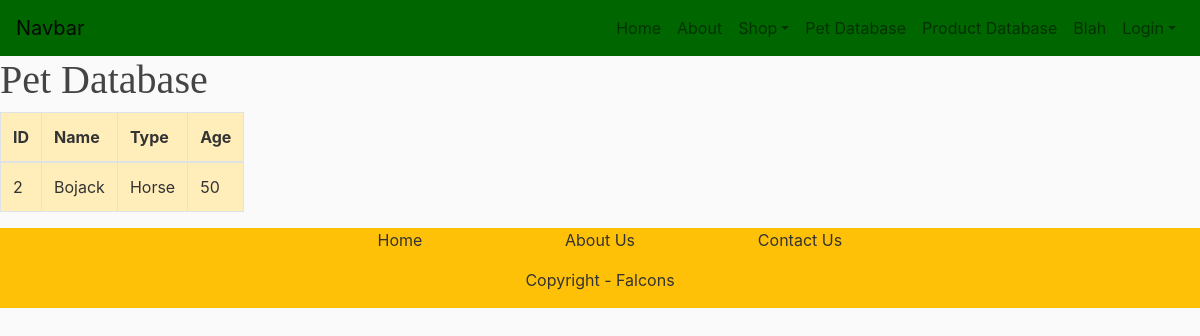
/pet, run on an earlier commit of the app's database.
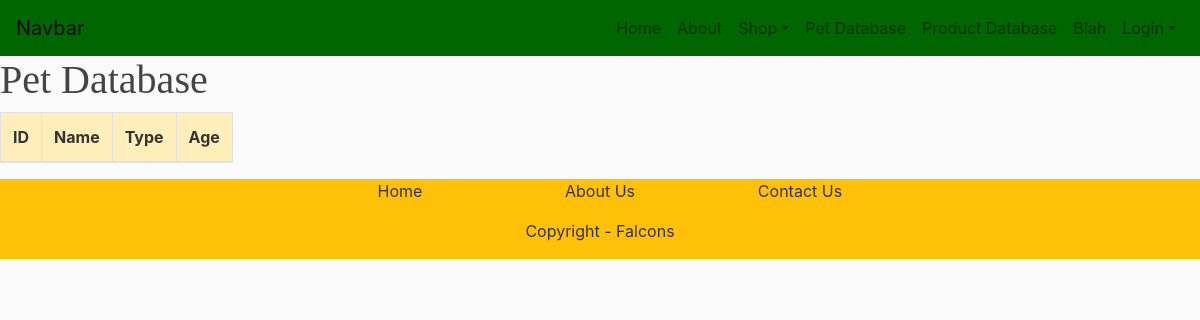
And on a later commit of the database.
### application/models.py (models this page shows, shortened)
class Pet(db.Model):
    id = db.Column(db.Integer, primary_key=True)
    petName = db.Column(db.String(20),nullable=False)
    petType = db.Column(db.String(20),nullable=False)
    petAge = db.Column(db.Integer,nullable=False)

### application/views.py (the view)
@app.route('/pet', methods=['GET','POST'])
def petAdd():
    pets = Pet.query.all()
    return render_template('petTable.html',title='pet', pets=pets)

### application/templates/petTable.html
{% extends "layout.html" %}
{% block content %}
    <h1>Pet Database</h1>
    <table class="table table-bordered table-warning" style="width:0%">
      <thead>
        <tr>
          <th>ID</th>
          <th>Name</th>
          <th>Type</th>
          <th>Age</th>
        </tr>
      </thead>
      <tbody>
      {% for pet in pets %}
      <tr>
        <td>{{ pet.id }}</td>
        <td>{{ pet.petName }}</td>
        <td>{{ pet.petType }}</td>
        <td>{{ pet.petAge }}</td>
      </tr>
      {% endfor %}
      </tbody>
    </table>
{% endblock %}

### application/templates/layout.html (shortened to what this page needs)
<!DOCTYPE html>
<html lang="en" dir="ltr">
  <head>
    <link rel="stylesheet" href="https://stackpath.bootstrapcdn.com/bootstrap/4.1.3/css/bootstrap.min.css">
    <link rel="stylesheet" type="text/css" href="{{ url_for('static', filename='main.css') }}">
  </head>
  <body class="mt-0">
    <header>
      <nav class="navbar navbar-expand-md storeGreen navbar-light justify-content-center">
        <a class="navbar-brand" href="#">Navbar</a>
          <div class="collapse navbar-collapse" id="collapsibleNavbar">
            <ul class="navbar-nav ml-auto text-center">
              <li class="nav-item">
                <a class="nav-link" href="/home">Home</a>
              </li>
              <li class="nav-item">
                <a class="nav-link" href="/about">About</a>
              </li>
              <li class="nav-item dropdown ">
                <a class="nav-link dropdown-toggle" href="#" id="navbardrop" data-toggle="dropdown">Shop</a>
              </li>
              <li class="nav-item">
                <a class="nav-link" href="/petAdd">Pet Database</a>
              </li>
              <li class="nav-item">
                <a class="nav-link" href="/productAdd">Product Database</a>
              </li>
              <li class="nav-item">
                <a class="nav-link" href="#">Blah</a>
              </li>
              {% if current_user.is_authenticated %}
              <li class="nav-item dropdown ">
                <a class="nav-link dropdown-toggle" href="#" id="navbardrop" data-toggle="dropdown"> {{ current_user.firstName }} </a>
                  <div class="dropdown-menu dropdown-menu-right">
                    <a class="dropdown-item" href="#">Your Account</a>
                    <a class="dropdown-item" href="/logout">Logout</a>
                  </div>
              </li>
            {% else %}
            <li class="nav-item dropdown ">
              <a class="nav-link dropdown-toggle" href="#" id="navbardrop" data-toggle="dropdown">Login</a>
            </li>
            {% endif %}
            </ul>
          </div>
        </nav>
    </header>
    {% block content %} {% endblock %}
    <div class="container-fluid bg-warning">
      <div class="row justify-content-center align-self-center">
        <div class="col-lg-2 text-center">
          <p>Home</p>
        </div>
        <div class="col-lg-2 text-center">
          <p>About Us</p>
        </div>
        <div class="col-lg-2 text-center">
          <p>Contact Us</p>
        </div>
      </div>
      <div class="row justify-content-center align-self-center text-center">
        <div class="col-lg-6">
          <p>Copyright - Falcons</p>
        </div>
      </div>
      </div>
  </body>
</html>

### application/static/main.css (style rules this page uses)
body { background: #fafafa; color: #333333; }
.storeGreen { background-color: #006600; }
h1, h2, h3, h4, h5, h6 { color: #444444; font-family: Impact,Haettenschweiler,Franklin Gothic Bold,Charcoal,Helvetica Inserat,Bitstream Vera Sans Bold,Arial Black,sans serif; }

What changed in the data, as far as the page shows it:
removed Pet: id "2", petName "Bojack", petType "Horse", petAge "50"
